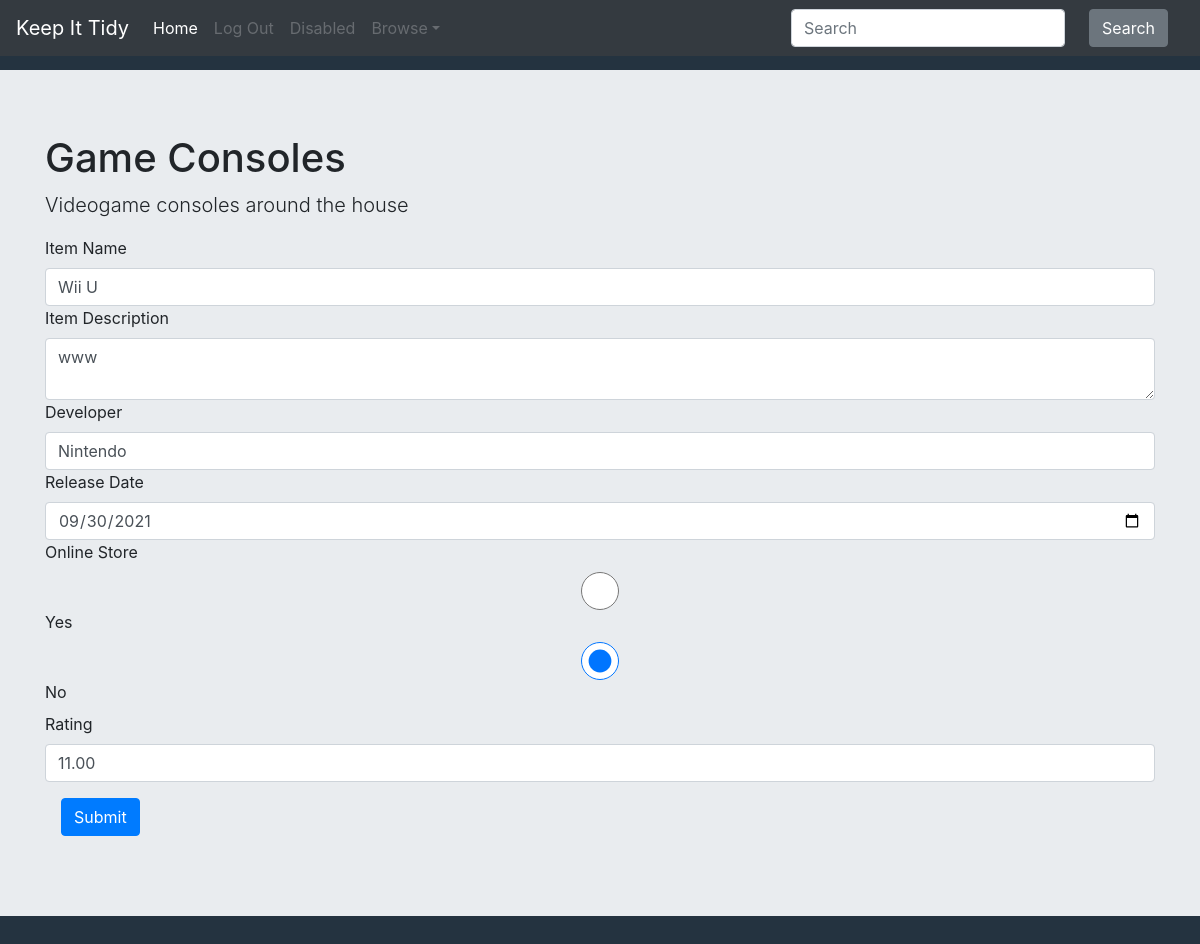
The page /edit_item/87 on the database as committed earlier.
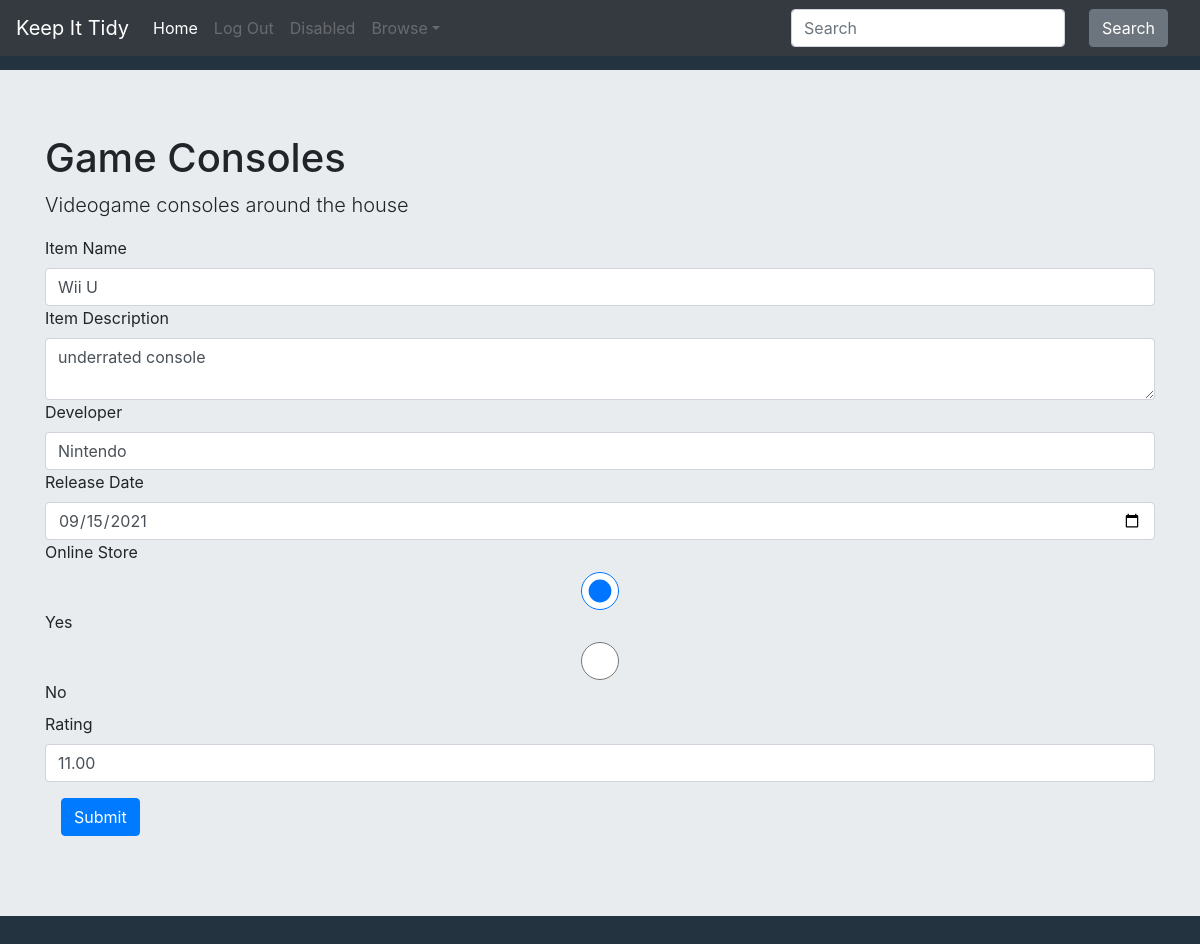
The same page on the database as committed later.
### KeepItTidy/models.py (models this page shows, shortened)
class Collection(models.Model):
	user = models.ForeignKey(User, on_delete=models.CASCADE, related_name="collection")
	name = models.CharField(max_length=200)
	description = models.CharField(max_length=200)

class Item(models.Model):
	name = models.CharField(max_length=200, default="item_name")
	description = models.TextField(max_length=400, null=True)
	user = models.ForeignKey(User, on_delete=models.CASCADE, related_name="item")
	collection = models.ForeignKey(Collection, on_delete=models.CASCADE, related_name="item")
	def get_fields(self):
		fields = {"id": self.id, "name": self.name, "description": self.description, "col_id": self.collection.id}
		text_fields = TextField.objects.filter(item=self)
		if len(text_fields) > 0:
			for i in text_fields:
				fields[i.name] = i.text
		boolean_fields = BooleanField.objects.filter(item=self)
		if len(boolean_fields) > 0:
			for i in boolean_fields:
				fields[i.name] = i.boolean
		date_fields = DateField.objects.filter(item=self)
		if len(date_fields) > 0:
			for i in date_fields:
				fields[i.name] = i.date.strftime("%Y-%m-%d")
		number_fields = NumberField.objects.filter(item=self)
		if len(number_fields) > 0:
			for i in number_fields:
				fields[i.name] = i.number
		decimal_fields = DecimalField.objects.filter(item=self)
		if len(decimal_fields) > 0:
			for i in decimal_fields:
				fields[i.name] = i.decimal
		image_fields = ImageField.objects.filter(item=self)
		if len(image_fields) > 0:
			for i in image_fields:
				fields[i.name] = i.image.url
		return fields

class FieldNameTypePair(models.Model):
	dictionary = models.ForeignKey(FieldDict, on_delete=models.CASCADE, related_name="name_type_pair")
	field_name = models.CharField(max_length=200)
	field_type = models.CharField(max_length=200)

class TextField(models.Model):
	name = models.CharField(max_length=200)
	collection = models.ForeignKey(Collection, on_delete=models.CASCADE, related_name="text_field")
	item = models.ForeignKey(Item, on_delete=models.CASCADE, related_name="text_field")
	text = models.CharField(max_length=500)

class DecimalField(models.Model):
	name = models.CharField(max_length=200)
	collection = models.ForeignKey(Collection, on_delete=models.CASCADE, related_name="decimal_field")
	item = models.ForeignKey(Item, on_delete=models.CASCADE, related_name="decimal_field")
	decimal = models.DecimalField(max_digits=5, decimal_places=2)

### KeepItTidy/views.py (the view)
# urls.py: path("edit_item/<int:item_id>", views.edit_item, name="edit_item"),
def edit_item(request, item_id):
	current_user = request.user
	item = Item.objects.get(id=item_id)
	print(item.get_fields())
	collection = Collection.objects.get(id=item.collection.id)
	field_dict = FieldDict.objects.get(collection=collection)
	fields = FieldNameTypePair.objects.filter(dictionary=field_dict)
	if request.method == "POST":
		if item.get_fields()['name'] == request.POST['itemName']:
			print("\nName hasn't changed\n")
		else:
			print("\nName has changed\n")
			item.name = request.POST['itemName']
			item.save()
		if item.get_fields()['description'] == request.POST['itemDescription']:
			print("\nDescription hasn't changed\n")
		else:
			print("\nDescription hasn't changed\n")
			item.description = request.POST['itemDescription']
			item.save()
		posts = request.POST.items()
		for key, value in posts:
			if key != 'itemName' and key != 'itemDescription':
				print(f"{key}: {value}")
				field_name = key.split(" / ")[0]
				field_type = key.split(" / ")[-1]
				if field_type == "text":
					field_obj = TextField.objects.get(name=field_name, item=item)
					field_obj.text = request.POST[key]
					field_obj.save()
				elif field_type == "boolean":
					field_obj = BooleanField.objects.get(name=field_name, item=item)
					if value == "true":
						field_obj.boolean = True
					elif value == "false":
						field_obj.boolean = False
					field_obj.save()
				elif field_type == "date":
					field_obj = DateField.objects.get(name=field_name, item=item)
					field_obj.date = datetime.strptime(value, "%Y-%m-%d")
					field_obj.save()
				'''elif field_type == "number":
					field_obj = NumberField(name=field_name, collection=collection, item=item, number=int(value))
					field_obj.save()
				elif field_type == "decimal":
					field_obj = DecimalField(name=field_name, collection=collection, item=item, decimal=float(value))
					field_obj.save()'''
		return render(request, 'keepittidy/edit_item.html', {
			"item": item.get_fields(),
			"user": current_user,
			"collection": collection,
			"fields": fields
			})
	else:
		return render(request, 'keepittidy/edit_item.html', {
			"item": item.get_fields(),
			"user": current_user,
			"collection": collection,
			"fields": fields
			})

### KeepItTidy/templates/keepittidy/edit_item.html (shortened to what this page needs)
{% extends "keepittidy/layout.html" %}
{% load static %}
{% block body %}
<div id="collection" class="jumbotron jumbotron-fluid">
	<div class="container">
		<h1 class="display-5">{{ collection.name }}</h1>
		<p class="lead">{{ collection.description }}</p>
	</div>
	<div class="container">
		<form action="{% url 'edit_item' item.id %}" method="post" enctype="multipart/form-data">
			<label for=itemName>Item Name</label>
			<input type="text" class="form-control itemName" name="itemName" placeholder="Item Name" required="" value="{{item.name}}">
			<label for=itemDescription>Item Description</label>
			<textarea class="form-control itemDescription" name="itemDescription" placeholder="Item Name">{{item.description}}</textarea>
			{% for field in fields %}
	        <label for="{{field.field_name}}">{{field.field_name}}</label>
	        {% if field.field_type == "text" %}
	        	{% for key, value in item.items%}
		        	{% if key == field.field_name %}
		        		<input type="text" class="form-control {{field.field_type}}" name="{{field.field_name}} / {{field.field_type}}" placeholder={{field.field_type}} value="{{ value }}">
		        	{% endif %}
	        	{% endfor %}
	        {% elif field.field_type == "boolean" %}
	        	{% for key, value in item.items%}
		        	{% if key == field.field_name and value == False %}
		        		<div>
		        			<input type="radio" class="form-control {{field.field_type}}" id="{{field.field_name}} yes" value="true" name="{{field.field_name}} / {{field.field_type}}">
	        				<label for="{{field.field_name}} yes">Yes</label>
		        		</div>
	        			<div>
	        				<input type="radio" class="form-control {{field.field_type}}" id="{{field.field_name}} no" value="false" name="{{field.field_name}} / {{field.field_type}}" checked>
	        				<label for="{{field.field_name}} yes">No</label>
	        			</div>
	        		{% elif key == field.field_name and value == True %}
	        			<div>
	        				<input type="radio" class="form-control {{field.field_type}}" id="{{field.field_name}} yes" value="true" name="{{field.field_name}} / {{field.field_type}}" checked>
	        				<label for="{{field.field_name}} yes">Yes</label>
	        			</div>
	        			<div>
	        				<input type="radio" class="form-control {{field.field_type}}" id="{{field.field_name}} no" value="false" name="{{field.field_name}} / {{field.field_type}}">
	        			<label for="{{field.field_name}} yes">No</label>
	        			</div>
	        		{% endif %}
	        	{% endfor %}
	        {% elif field.field_type == "date" %}
	        	{% for key, value in item.items%}
		        	{% if key == field.field_name %}
		        		<input type="date" class="form-control {{field.field_type}}" name="{{field.field_name}} / {{field.field_type}}" placeholder={{field.field_type}} required value="{{ value }}">
		        	{% endif %}
	        	{% endfor %}
	        {% elif field.field_type == "number" %}
	        	{% for key, value in item.items%}
		        	{% if key == field.field_name %}
		        		<input type="number" step="any" class="form-control {{field.field_type}}" name="{{field.field_name}} / {{field.field_type}}" placeholder={{field.field_type}} value="{{ value }}">
		        	{% endif %}
	        	{% endfor %}
	        {% elif field.field_type == "decimal" %}
	        	{% for key, value in item.items%}
		        	{% if key == field.field_name %}
		        		<input type="number" step=".01" class="form-control {{field.field_type}}" name="{{field.field_name}} / {{field.field_type}}" placeholder={{field.field_type}} value="{{ value }}">
		        	{% endif %}
	        	{% endfor %}
	        {% endif %}
		    {% endfor %}
		    <button type="submit" class="btn btn-primary">Submit</button>
		</form>
	</div>
</div>
{% endblock %}

### KeepItTidy/templates/keepittidy/layout.html (shortened to what this page needs)
{% load static %}
<!DOCTYPE html>
<html lang="en">
	<head>
		<link rel="stylesheet" href="https://cdn.jsdelivr.net/npm/bootstrap@4.6.0/dist/css/bootstrap.min.css">
		<link href="{% static 'KeepItTidy/styles.css' %}" rel="stylesheet">
	</head>
	<body>
		<nav class="navbar navbar-expand-md navbar-dark bg-dark fixed-top">
		  <a class="navbar-brand" href="#">Keep It Tidy</a>
		  {% if user.is_authenticated %}
		  <button class="navbar-toggler collapsed" type="button" data-toggle="collapse" data-target="#navbarsExampleDefault" aria-controls="navbarsExampleDefault" aria-expanded="false" aria-label="Toggle navigation">
		    <span class="navbar-toggler-icon"></span>
		  </button>
		  <div class="navbar-collapse collapse" id="navbarsExampleDefault" style="">
		    <ul class="navbar-nav mr-auto">
		      <li class="nav-item active">
		        <a class="nav-link" href="{% url 'index' %}">{{user.username}}<span class="sr-only">(current)</span></a>
		      </li>
		      <li class="nav-item">
		        <a class="nav-link" href="{% url 'logout' %}">Log Out</a>
		      </li>
		      <li class="nav-item">
		        <a class="nav-link disabled" href="#" tabindex="-1" aria-disabled="true">Disabled</a>
		      </li>
		      <li class="nav-item dropdown" id="dropdown01">
		        <a class="nav-link dropdown-toggle" href="#" data-toggle="dropdown" aria-haspopup="true" aria-expanded="false">Browse</a>
		      </li>
		    </ul>
		    <form class="form-inline my-2 my-lg-0">
		      <input class="form-control mr-sm-2" type="text" placeholder="Search" aria-label="Search" name="search_text">
		      <button class="btn btn-secondary my-2 my-sm-0" id="search" type="submit">Search</button>
		    </form>
		  </div>
		  {% else %}
		  <div class="navbar-collapse collapse" id="navbarsExampleDefault" style="">
		    <ul class="navbar-nav mr-auto">
		      <li class="nav-item active">
		        <a class="nav-link disabled" href="#" aria-disabled="true">Home<span class="sr-only">(current)</span></a>
		      </li>
		      <li class="nav-item">
		        <a class="nav-link disabled" href="#" aria-disabled="true">Log Out</a>
		      </li>
		      <li class="nav-item">
		        <a class="nav-link disabled" href="#" tabindex="-1" aria-disabled="true">Disabled</a>
		      </li>
		      <li class="nav-item dropdown">
		        <a class="nav-link dropdown-toggle disabled" href="#" id="dropdown01" data-toggle="dropdown" aria-haspopup="true" aria-expanded="false" aria-disabled="true">Browse</a>
		      </li>
		    </ul>
		    <form class="form-inline my-2 my-lg-0">
		      <input class="form-control mr-sm-2" type="text" placeholder="Search" aria-label="Search">
		      <button class="btn btn-secondary my-2 my-sm-0" id="search" type="submit">Search</button>
		    </form>
		  </div>
		  {% endif %}
		</nav>
	{% block body %}
	{% endblock %}
	</body>
</html>

### KeepItTidy/static/KeepItTidy/styles.css (style rules this page uses)
body { background-color: #243340; padding-top: 70px; }
.btn { margin: 1em; }

Rows that differ between the two databases and show on the page:
changed Item "Wii U": itemDescription "www" → "underrated console"
computed for FieldNameTypePair "Release Date": value "09/30/2021" → "09/15/2021"
Other text that changed with them:
list line gone: "☐ Yes Yes ☑ No"
new list line: "☑ Yes Yes ☐ No"
